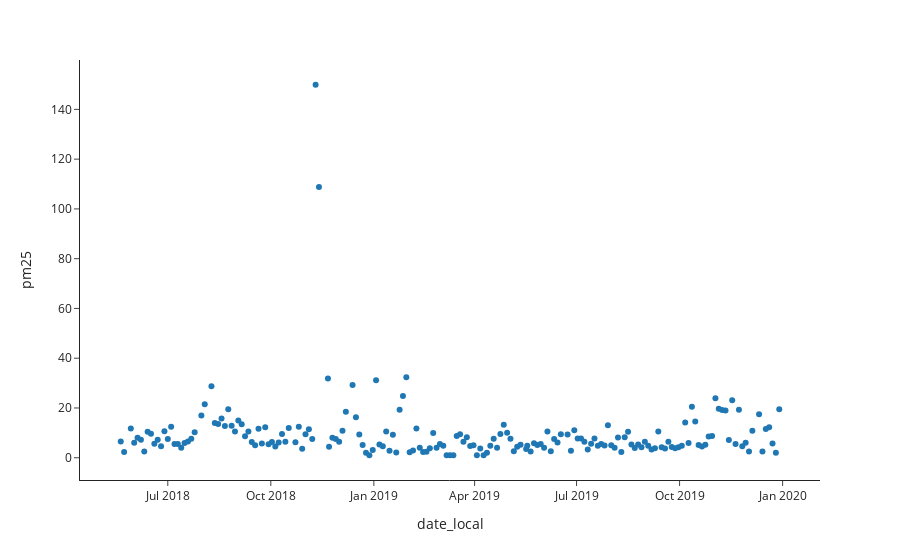

This figure's notebook cell:
### Markdown cell above
### Checking the Validity of `pm25`

### Code cell
px.scatter(aqs, x='date_local', y='pm25');

### Figure 1 — Plotly figure (JSON) as saved in the notebook; plotly's stock layout.template omitted (floating-point values rounded to 4 significant figures; data arrays with more than 128 entries replaced by an {"elided": "..."} marker saying what was removed)
{"data": [{"hovertemplate": "date_local=%{x}<br>pm25=%{y}<extra></extra>", "legendgroup": "", "marker": {"color": "#1F77B4", "symbol": "circle"}, "mode": "markers", "name": "", "orientation": "v", "showlegend": false, "type": "scatter", "x": {"elided": "189 str values"}, "xaxis": "x", "y": {"elided": "189 float values"}, "yaxis": "y"}], "layout": {"legend": {"tracegroupgap": 0}, "margin": {"t": 60}, "xaxis": {"anchor": "y", "domain": [0, 1], "title": {"text": "date_local"}}, "yaxis": {"anchor": "x", "domain": [0, 1], "title": {"text": "pm25"}}}}
